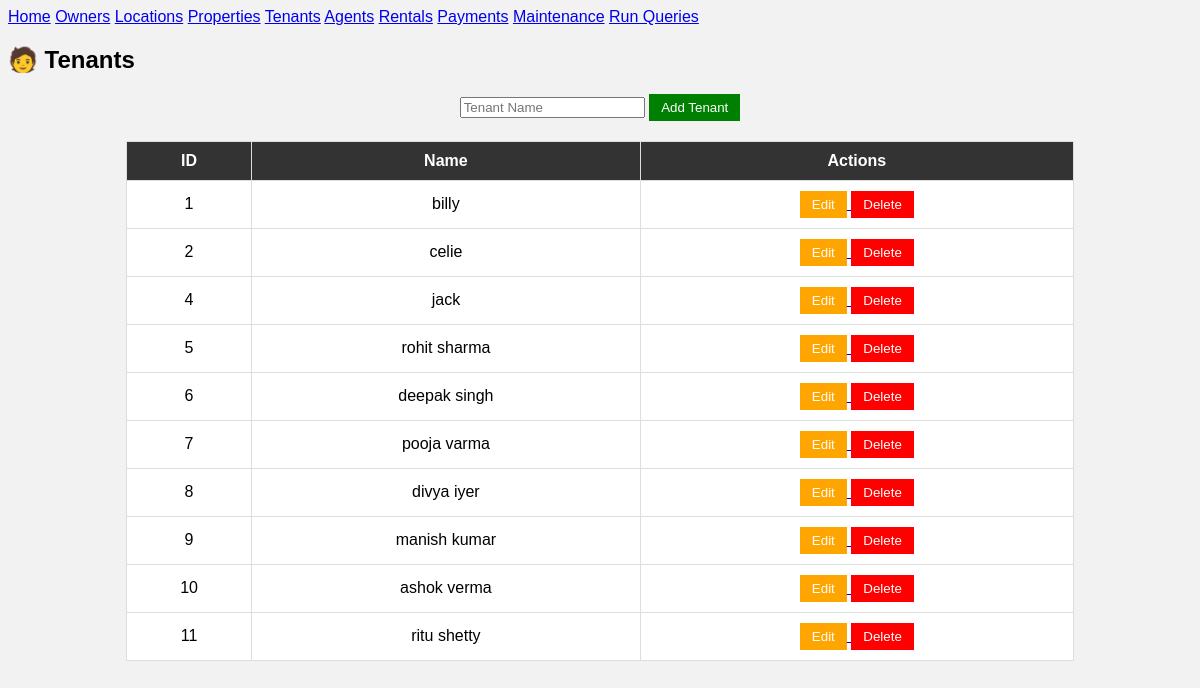
Screenshot of /tenants with the database file from the repository.
### tables this page shows
CREATE TABLE tenants(id INTEGER PRIMARY KEY AUTOINCREMENT, name TEXT);

### app.py (the view, shortened to what this page needs)
@app.route("/tenants", methods=["GET","POST"])
def tenants():
    conn = get_db()
    cur = conn.cursor()
    cur.execute("SELECT * FROM tenants")
    tenants = cur.fetchall()
    conn.close()
    return render_template("tenants.html", tenants=tenants)

### app.py (called while the page is built)
def get_db():
    conn = sqlite3.connect("realestate.db")
    conn.row_factory = sqlite3.Row
    return conn

### templates/tenants.html (shortened to what this page needs)
{% extends "base.html" %}
{% block content %}
<div class="card">
<h2>🧑 Tenants</h2>
<form method="POST">
<input type="text" name="name" placeholder="Tenant Name" required>
<button class="add">Add Tenant</button>
</form>
</div>
<div class="card">
<table>
<tr>
<th>ID</th>
<th>Name</th>
<th>Actions</th>
</tr>
{% for t in tenants %}
<tr>
<td>{{ t["id"] }}</td>
<td>{{ t["name"] }}</td>
<td>
<a href="/edit_tenant/{{t['id']}}">
<button class="edit">Edit</button>
</a>
<a href="/delete_tenant/{{t['id']}}" onclick="return confirm('Delete tenant?')">
<button class="delete">Delete</button>
</a>
</td>
</tr>
{% endfor %}
</table>
</div>
{% endblock %}

### static/style.css (style rules this page uses)
body { background: linear-gradient(135deg, #1e3c72, #2a5298); min-height: 100vh; font-family: 'Segoe UI', Tahoma, Geneva, Verdana, sans-serif; }

### templates/tenants.html (style rules this page uses)
body { font-family:Arial; background:#f2f2f2; }
table { width:80%; margin:auto; border-collapse:collapse; background:white; }
th,td { border:1px solid #ddd; padding:10px; text-align:center; }
th { background:#333; color:white; }
button { padding:6px 12px; cursor:pointer; border:none; }
.add { background:green; color:white; }
.edit { background:orange; color:white; }
.delete { background:red; color:white; }
form { text-align:center; margin:20px; }

### rows the page displays
tenants: id "1", name "billy"
tenants: id "2", name "celie"
tenants: id "4", name "jack"
tenants: id "5", name "rohit sharma"
tenants: id "6", name "deepak singh"
tenants: id "7", name "pooja varma"
tenants: id "8", name "divya iyer"
tenants: id "9", name "manish kumar"
tenants: id "10", name "ashok verma"
tenants: id "11", name "ritu shetty"
